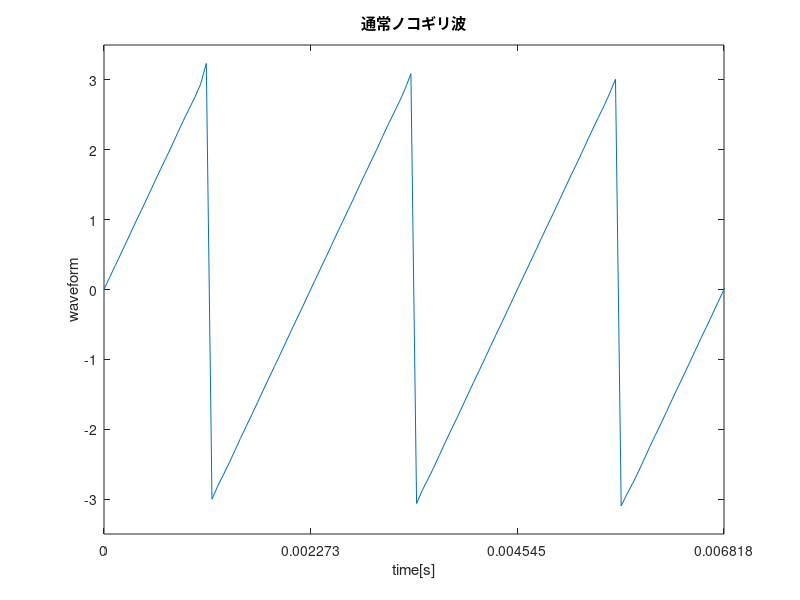

Here is the MATLAB script that generated this plot:
clear all;
% clc;
Fs = 16000; % サンプリング周波数
f = 440; % 基本周波数
t = [0 : 2*(Fs-1)] /Fs; % 時刻
phi1 = pi / 4;
phi2 = pi / 2;
phi3 = rand;

y1 = 0;
y2 = 0;
y3 = 0;
y4 = 0;

for k = 1 : 500
    y1 = y1 + (-1)^(k-1) * 2/k * sin(2*pi*f*k*t);       % 級数を表現
end

figure;
plot(t,y1);
xticks(0:1/f:3/f);
xlabel('time[s]');
ylabel('waveform');
title('通常ノコギリ波');
axis([0 3/f -3.5 3.5]);
